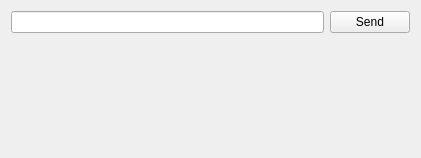
<?xml version="1.0" encoding="UTF-8"?>
<ui version="4.0">
 <class>EchoForm</class>
 <widget class="QWidget" name="EchoForm">
  <property name="geometry">
   <rect>
    <x>0</x>
    <y>0</y>
    <width>421</width>
    <height>158</height>
   </rect>
  </property>
  <property name="windowTitle">
   <string>Echo Form</string>
  </property>
  <layout class="QGridLayout" name="mGridLayout">
   <item row="0" column="0">
    <widget class="QLineEdit" name="mForm"/>
   </item>
   <item row="0" column="1">
    <widget class="QPushButton" name="mSend">
     <property name="text">
      <string>Send</string>
     </property>
    </widget>
   </item>
   <item row="1" column="0" colspan="2">
    <spacer name="mVerticalSpacer">
     <property name="orientation">
      <enum>Qt::Vertical</enum>
     </property>
     <property name="sizeHint" stdset="0">
      <size>
       <width>20</width>
       <height>40</height>
      </size>
     </property>
    </spacer>
   </item>
  </layout>
 </widget>
 <resources/>
 <connections/>
</ui>
